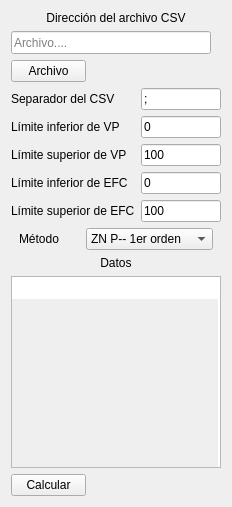
            <widget class="QWidget" name="page_3">
             <layout class="QGridLayout" name="gridLayout_114">
              <item row="0" column="0">
               <widget class="QLabel" name="direccionCSVLabel">
                <property name="text">
                 <string>Dirección del archivo CSV</string>
                </property>
                <property name="alignment">
                 <set>Qt::AlignCenter</set>
                </property>
               </widget>
              </item>
              <item row="1" column="0">
               <widget class="QLineEdit" name="pathCSVedit">
                <property name="sizePolicy">
                 <sizepolicy hsizetype="Fixed" vsizetype="Fixed">
                  <horstretch>0</horstretch>
                  <verstretch>0</verstretch>
                 </sizepolicy>
                </property>
                <property name="minimumSize">
                 <size>
                  <width>200</width>
                  <height>23</height>
                 </size>
                </property>
                <property name="readOnly">
                 <bool>true</bool>
                </property>
                <property name="placeholderText">
                 <string>Archivo....</string>
                </property>
               </widget>
              </item>
              <item row="2" column="0">
               <widget class="QPushButton" name="BtnFile">
                <property name="sizePolicy">
                 <sizepolicy hsizetype="Fixed" vsizetype="Fixed">
                  <horstretch>0</horstretch>
                  <verstretch>0</verstretch>
                 </sizepolicy>
                </property>
                <property name="maximumSize">
                 <size>
                  <width>75</width>
                  <height>16777215</height>
                 </size>
                </property>
                <property name="text">
                 <string>Archivo</string>
                </property>
               </widget>
              </item>
              <item row="3" column="0">
               <layout class="QHBoxLayout" name="horizontalLayout_47">
                <item>
                 <layout class="QVBoxLayout" name="verticalLayout_63">
                  <item>
                   <widget class="QLabel" name="label_22">
                    <property name="sizePolicy">
                     <sizepolicy hsizetype="Fixed" vsizetype="Fixed">
                      <horstretch>0</horstretch>
                      <verstretch>0</verstretch>
                     </sizepolicy>
                    </property>
                    <property name="maximumSize">
                     <size>
                      <width>16777215</width>
                      <height>23</height>
                     </size>
                    </property>
                    <property name="text">
                     <string>Separador del CSV</string>
                    </property>
                   </widget>
                  </item>
                  <item>
                   <widget class="QLabel" name="label_23">
                    <property name="sizePolicy">
                     <sizepolicy hsizetype="Fixed" vsizetype="Fixed">
                      <horstretch>0</horstretch>
                      <verstretch>0</verstretch>
                     </sizepolicy>
                    </property>
                    <property name="maximumSize">
                     <size>
                      <width>16777215</width>
                      <height>23</height>
                     </size>
                    </property>
                    <property name="text">
                     <string>Límite inferior de VP</string>
                    </property>
                   </widget>
                  </item>
                  <item>
                   <widget class="QLabel" name="label_24">
                    <property name="sizePolicy">
                     <sizepolicy hsizetype="Fixed" vsizetype="Fixed">
                      <horstretch>0</horstretch>
                      <verstretch>0</verstretch>
                     </sizepolicy>
                    </property>
                    <property name="maximumSize">
                     <size>
                      <width>16777215</width>
                      <height>23</height>
                     </size>
                    </property>
                    <property name="frameShape">
                     <enum>QFrame::NoFrame</enum>
                    </property>
                    <property name="frameShadow">
                     <enum>QFrame::Plain</enum>
                    </property>
                    <property name="text">
                     <string>Límite superior de VP</string>
                    </property>
                   </widget>
                  </item>
                  <item>
                   <widget class="QLabel" name="label_25">
                    <property name="sizePolicy">
                     <sizepolicy hsizetype="Fixed" vsizetype="Fixed">
                      <horstretch>0</horstretch>
                      <verstretch>0</verstretch>
                     </sizepolicy>
                    </property>
                    <property name="maximumSize">
                     <size>
                      <width>16777215</width>
                      <height>23</height>
                     </size>
                    </property>
                    <property name="text">
                     <string>Límite inferior de EFC</string>
                    </property>
                   </widget>
                  </item>
                  <item>
                   <widget class="QLabel" name="label_26">
                    <property name="sizePolicy">
                     <sizepolicy hsizetype="Fixed" vsizetype="Fixed">
                      <horstretch>0</horstretch>
                      <verstretch>0</verstretch>
                     </sizepolicy>
                    </property>
                    <property name="maximumSize">
                     <size>
                      <width>16777215</width>
                      <height>23</height>
                     </size>
                    </property>
                    <property name="text">
                     <string>Límite superior de EFC</string>
                    </property>
                   </widget>
                  </item>
                 </layout>
                </item>
                <item>
                 <layout class="QVBoxLayout" name="verticalLayout_64">
                  <property name="sizeConstraint">
                   <enum>QLayout::SetMinimumSize</enum>
                  </property>
                  <item>
                   <widget class="QLineEdit" name="EditSeparador">
                    <property name="sizePolicy">
                     <sizepolicy hsizetype="Fixed" vsizetype="Fixed">
                      <horstretch>0</horstretch>
                      <verstretch>0</verstretch>
                     </sizepolicy>
                    </property>
                    <property name="minimumSize">
                     <size>
                      <width>0</width>
                      <height>0</height>
                     </size>
                    </property>
                    <property name="maximumSize">
                     <size>
                      <width>80</width>
                      <height>23</height>
                     </size>
                    </property>
                    <property name="text">
                     <string>;</string>
                    </property>
                    <property name="placeholderText">
                     <string>;</string>
                    </property>
                   </widget>
                  </item>
                  <item>
                   <widget class="QLineEdit" name="EditLVP">
                    <property name="sizePolicy">
                     <sizepolicy hsizetype="Fixed" vsizetype="Fixed">
                      <horstretch>0</horstretch>
                      <verstretch>0</verstretch>
                     </sizepolicy>
                    </property>
                    <property name="maximumSize">
                     <size>
                      <width>80</width>
                      <height>23</height>
                     </size>
                    </property>
                    <property name="text">
                     <string>0</string>
                    </property>
                    <property name="placeholderText">
                     <string>0</string>
                    </property>
                   </widget>
                  </item>
                  <item>
                   <widget class="QLineEdit" name="EditUVP">
                    <property name="maximumSize">
                     <size>
                      <width>80</width>
                      <height>23</height>
                     </size>
                    </property>
                    <property name="text">
                     <string>100</string>
                    </property>
                    <property name="placeholderText">
                     <string>100</string>
                    </property>
                   </widget>
                  </item>
                  <item>
                   <widget class="QLineEdit" name="EditLEFC">
                    <property name="maximumSize">
                     <size>
                      <width>80</width>
                      <height>23</height>
                     </size>
                    </property>
                    <property name="text">
                     <string>0</string>
                    </property>
                    <property name="placeholderText">
                     <string>0</string>
                    </property>
                   </widget>
                  </item>
                  <item>
                   <widget class="QLineEdit" name="EditUEFC">
                    <property name="maximumSize">
                     <size>
                      <width>80</width>
                      <height>23</height>
                     </size>
                    </property>
                    <property name="text">
                     <string>100</string>
                    </property>
                    <property name="placeholderText">
                     <string>100</string>
                    </property>
                   </widget>
                  </item>
                 </layout>
                </item>
               </layout>
              </item>
              <item row="4" column="0">
               <layout class="QHBoxLayout" name="horizontalLayout_49">
                <property name="leftMargin">
                 <number>8</number>
                </property>
                <property name="rightMargin">
                 <number>8</number>
                </property>
                <item>
                 <widget class="QLabel" name="ssMetodoLabel2_2">
                  <property name="sizePolicy">
                   <sizepolicy hsizetype="Preferred" vsizetype="Fixed">
                    <horstretch>0</horstretch>
                    <verstretch>0</verstretch>
                   </sizepolicy>
                  </property>
                  <property name="text">
                   <string>Método</string>
                  </property>
                 </widget>
                </item>
                <item>
                 <widget class="QComboBox" name="csvMetodo">
                  <property name="enabled">
                   <bool>true</bool>
                  </property>
                  <property name="sizePolicy">
                   <sizepolicy hsizetype="Fixed" vsizetype="Fixed">
                    <horstretch>0</horstretch>
                    <verstretch>0</verstretch>
                   </sizepolicy>
                  </property>
                  <item>
                   <property name="text">
                    <string>ZN P-- 1er orden</string>
                   </property>
                  </item>
                  <item>
                   <property name="text">
                    <string>ZN PI- 1er orden</string>
                   </property>
                  </item>
                  <item>
                   <property name="text">
                    <string>ZN PID 1er orden</string>
                   </property>
                  </item>
                  <item>
                   <property name="text">
                    <string>CC P-- 1er orden</string>
                   </property>
                  </item>
                  <item>
                   <property name="text">
                    <string>CC PI- 1er orden</string>
                   </property>
                  </item>
                  <item>
                   <property name="text">
                    <string>CC PD- 1er orden</string>
                   </property>
                  </item>
                  <item>
                   <property name="text">
                    <string>CC PID 1er orden</string>
                   </property>
                  </item>
                 </widget>
                </item>
               </layout>
              </item>
              <item row="5" column="0">
               <widget class="QLabel" name="csvdatosLabel2">
                <property name="sizePolicy">
                 <sizepolicy hsizetype="Preferred" vsizetype="Fixed">
                  <horstretch>0</horstretch>
                  <verstretch>0</verstretch>
                 </sizepolicy>
                </property>
                <property name="layoutDirection">
                 <enum>Qt::LeftToRight</enum>
                </property>
                <property name="text">
                 <string>Datos</string>
                </property>
                <property name="scaledContents">
                 <bool>false</bool>
                </property>
                <property name="alignment">
                 <set>Qt::AlignHCenter|Qt::AlignTop</set>
                </property>
                <property name="wordWrap">
                 <bool>false</bool>
                </property>
               </widget>
              </item>
              <item row="6" column="0">
               <widget class="QPlainTextEdit" name="csvdatosTextEdit2">
                <property name="sizePolicy">
                 <sizepolicy hsizetype="Ignored" vsizetype="Expanding">
                  <horstretch>0</horstretch>
                  <verstretch>0</verstretch>
                 </sizepolicy>
                </property>
                <property name="frameShape">
                 <enum>QFrame::StyledPanel</enum>
                </property>
                <property name="sizeAdjustPolicy">
                 <enum>QAbstractScrollArea::AdjustIgnored</enum>
                </property>
                <property name="readOnly">
                 <bool>true</bool>
                </property>
                <property name="plainText">
                 <string/>
                </property>
                <property name="backgroundVisible">
                 <bool>true</bool>
                </property>
               </widget>
              </item>
              <item row="7" column="0">
               <layout class="QHBoxLayout" name="horizontalLayout_48">
                <item>
                 <widget class="QPushButton" name="csvcalcButton2">
                  <property name="enabled">
                   <bool>true</bool>
                  </property>
                  <property name="sizePolicy">
                   <sizepolicy hsizetype="Fixed" vsizetype="Fixed">
                    <horstretch>0</horstretch>
                    <verstretch>0</verstretch>
                   </sizepolicy>
                  </property>
                  <property name="maximumSize">
                   <size>
                    <width>75</width>
                    <height>16777215</height>
                   </size>
                  </property>
                  <property name="text">
                   <string>Calcular</string>
                  </property>
                  <property name="autoDefault">
                   <bool>false</bool>
                  </property>
                 </widget>
                </item>
                <item>
                 <spacer name="horizontalSpacer_3">
                  <property name="orientation">
                   <enum>Qt::Horizontal</enum>
                  </property>
                  <property name="sizeHint" stdset="0">
                   <size>
                    <width>40</width>
                    <height>20</height>
                   </size>
                  </property>
                 </spacer>
                </item>
               </layout>
              </item>
             </layout>
            </widget>
